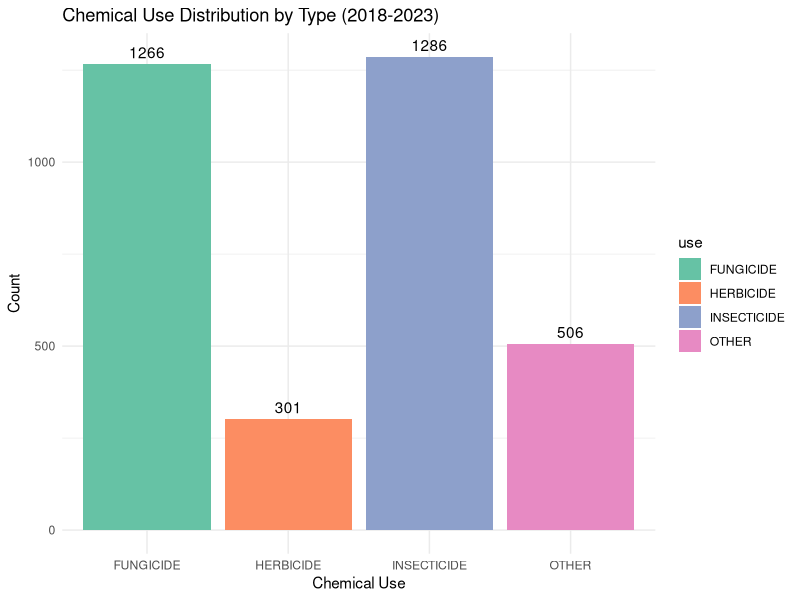
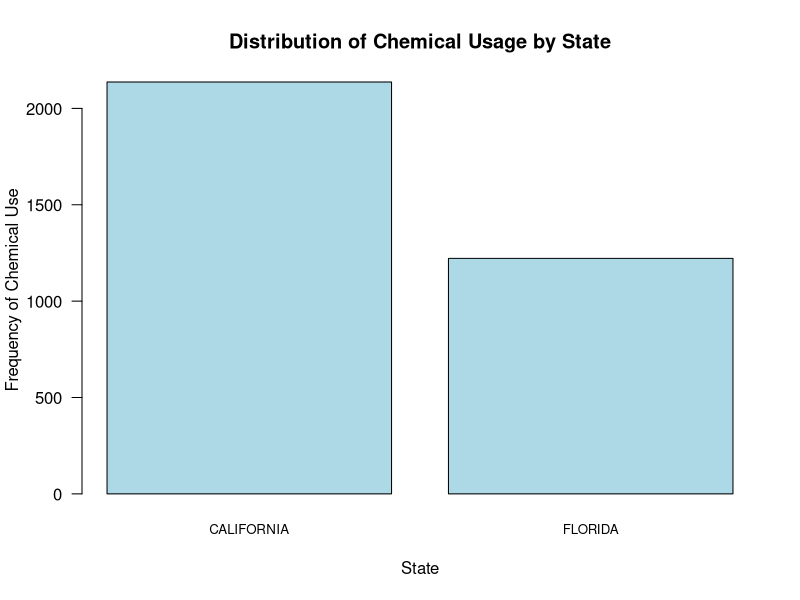
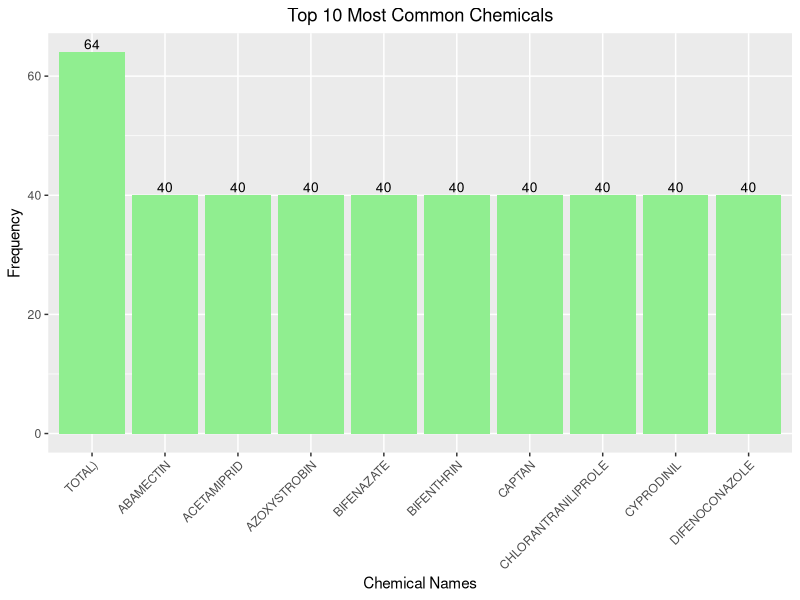
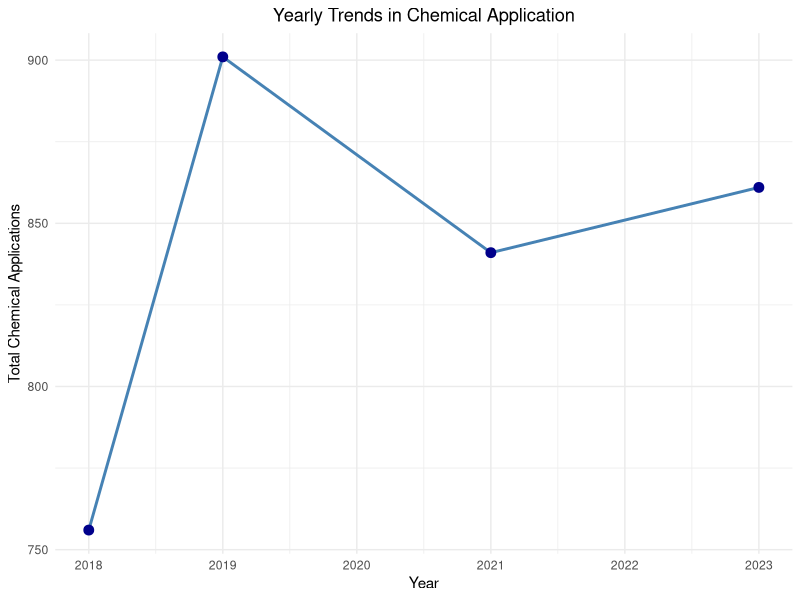

The R script that drew these images, in order:
## ---- chunk 1
# Load necessary libraries
library(knitr)
library(kableExtra)
library(tidyverse)
library(ggplot2)

## ---- chunk 2
#| label: read data - glimpse 

strawberry <- read_csv("strawberries25_v3.csv", col_names = TRUE)

glimpse(strawberry)
#structure(strawberry)
## ---- chunk 3
# Function to drop columns with a single unique value
drop_one_value_col <- function(df){   
  drop <- NULL  
  for(i in 1:dim(df)[2]){     
    if((df |> distinct(df[,i]) |> count()) == 1){
      drop = c(drop, i)
    } 
  }
  
  ## report the result -- names of columns dropped
  ## consider using the column content for labels 
  ## or headers 
  
  if(is.null(drop)){return("none")}else{
    print("Columns dropped:")
    print(colnames(df)[drop])
    strawberry <- df[, -1*drop]
  }
}

# Apply the function to drop unnecessary columns
strawberry <- drop_one_value_col(strawberry)

## ---- chunk 4
# Check if every row is associated with a state
state_all <- strawberry |> distinct(State)
state_all1 <- strawberry |> group_by(State) |> count()

if(sum(state_all1$n) == dim(strawberry)[1]){print("Yes, every row in the data is associated with a state.")}

## ---- chunk 5
# Filter California data
calif <- strawberry |> filter(State == "CALIFORNIA")

# Split data by 'Program' (CENSUS and SURVEY)
calif_census <- calif |> filter(Program == "CENSUS")
calif_survey <- calif |> filter(Program == "SURVEY")

# Drop single-value columns in California data
drop_one_value_col(calif_census)
drop_one_value_col(calif_survey)

## ---- chunk 6
# Split the 'Data Item' column into multiple columns
strawberry <- strawberry |>
  separate_wider_delim(cols = `Data Item`,
                       delim = ",",
                       names = c("Fruit", "Category", "Item", "Metric"),
                       too_many = "error",
                       too_few = "align_start")

# Trim white spaces from the newly created columns
strawberry$Category <- str_trim(strawberry$Category, side = "both")
strawberry$Item <- str_trim(strawberry$Item, side = "both")
strawberry$Metric <- str_trim(strawberry$Metric, side = "both")

## ---- chunk 7
unique(strawberry$Fruit)

## generate a list of rows with the production and price information

spr <- which((strawberry$Fruit=="STRAWBERRIES - PRODUCTION") | (strawberry$Fruit=="STRAWBERRIES - PRICE RECEIVED"))


strw_prod_price <- strawberry |> slice(spr)


## this has the census data, too

strw_chem <- strawberry |> slice(-1*spr)  ## too soon
## ---- chunk 8
# Step 1: Save the original Domain Category in another column
strawberry <- strawberry %>%
  mutate(original_domain_category = `Domain Category`)

# Step 2: Filter for rows where the Domain Category contains CHEMICAL
chemical_data <- strawberry %>%
  filter(str_detect(`Domain Category`, "CHEMICAL"))

# Step 3: Separate the Domain Category into 'type' and 'remaining'
chemical_data <- chemical_data %>%
  separate(col = `Domain Category`, into = c("type", "remaining"), 
           sep = ", ", extra = "merge", fill = "right")

# Step 4: Further split the 'remaining' part into 'use' and 'chemical_info'
chemical_data <- chemical_data %>%
  separate(col = remaining, into = c("use", "chemical_info"), 
           sep = ": ", extra = "merge", fill = "right")

# Step 5: Split the 'chemical_info' into 'name' and 'code'
chemical_data <- chemical_data %>%
  separate(col = chemical_info, into = c("name", "code"), 
           sep = " = ", extra = "merge", fill = "right")

# Step 6: Clean up the 'chemical_name' and 'chemical_code' columns
chemical_data <- chemical_data %>%
  mutate(
    name = str_remove_all(name, "\\("),  # Remove '(' before chemical name
    code = str_replace_all(code, "\\(|\\)", ""),  # Remove '(' ')' around chemical code
    code = as.numeric(code)  # Convert chemical code to numeric
  )

# Step 7: Select relevant columns and bring back the original Domain Category
final_chemical_data <- chemical_data %>%
  select(State, Year, original_domain_category, type, use, name, code, Value)

# Step 8: View the final cleaned chemical data
glimpse(final_chemical_data)

# Saving the cleaned chemical data for future analysis
write_csv(final_chemical_data, "cleaned_chemical_data.csv")


## ---- chunk 9
glimpse(final_chemical_data, 1)
## ---- chunk 10
# Summarize the types of chemicals and their occurrences
chemical_summary <- chemical_data %>%
  group_by(type, use) %>%
  summarize(count = n()) %>%
  arrange(desc(count))

# View the summary
#chemical_summary

# Create a bar chart with count labels
ggplot(chemical_summary, aes(x = use, y = count, fill = use)) +
  geom_bar(stat = "identity", position = position_dodge(width = 0.9)) +
  geom_text(aes(label = count), position = position_dodge(width = 0.9), vjust = -0.5) +
  theme_minimal() +
  labs(title = "Chemical Use Distribution by Type (2018-2023)",
       x = "Chemical Use",
       y = "Count") +
  scale_fill_brewer(palette = "Set2")
## ---- chunk 11
# Barplot of chemical use by state
bar_data <- table(chemical_data$State)

barplot(bar_data,
        main = "Distribution of Chemical Usage by State",
        xlab = "State",
        ylab = "Frequency of Chemical Use",
        las = 1,  # Rotate the state names for better readability
        col = "lightblue",
        cex.names = 0.8)
## ---- chunk 12
strawberry %>%
  filter(str_detect(Domain, "CHEMICAL")) %>%   # Filter rows containing the word "CHEMICAL"
  distinct(State) %>%                          # Get distinct states
  count()                  
## ---- chunk 13
# Find the top 10 most common chemical names
top_chemicals_df <- as.data.frame(sort(table(chemical_data$name), 
                                       decreasing = TRUE)[1:10])

# Rename the columns for better readability
colnames(top_chemicals_df) <- c("Chemical", "Frequency")

# Create the bar plot using ggplot2
ggplot(top_chemicals_df, aes(x = reorder(Chemical, -Frequency), y = Frequency)) +
  geom_bar(stat = "identity", fill = "lightgreen") +
  geom_text(aes(label = Frequency), vjust = -0.3, size = 3.5) + # Adding text labels
  labs(title = "Top 10 Most Common Chemicals",
       x = "Chemical Names",
       y = "Frequency") +
  theme(axis.text.x = element_text(angle = 45, hjust = 1), # Rotate the labels
        plot.title = element_text(hjust = 0.5)) # Center the title


## ---- chunk 14
# Summarize the chemical application by year
chemical_trend <- chemical_data %>%
  group_by(Year) %>%
  summarize(total_chemicals = n()) %>%
  arrange(Year)

# Plot the yearly trends in chemical application
ggplot(chemical_trend, aes(x = Year, y = total_chemicals)) +
  geom_line(color = "steelblue", size = 1) + 
  geom_point(color = "darkblue", size = 3) + 
  labs(title = "Yearly Trends in Chemical Application",
       x = "Year",
       y = "Total Chemical Applications") +
  theme_minimal() +
  theme(plot.title = element_text(hjust = 0.5)) # Centering the title

## ---- chunk 15

## ---- chunk 16

## ---- chunk 17

## ---- chunk 18

## ---- chunk 19

## ---- chunk 20

## ---- chunk 21
